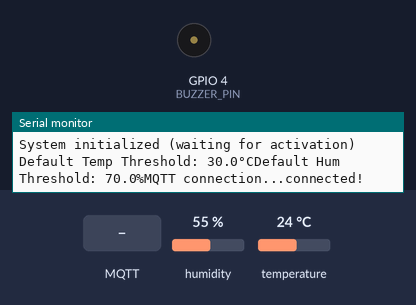
Simulated run of this program. Board: ESP32. Shown: buzzer (waves = sounding), the last lines printed to the serial monitor. Inputs (shaded band) come from the test bench; at power-on: humidity 55 %, temperature 24 °C. WiFi joins after 1.5 s; servers stay silent unless stated; no MQTT or app messages arrive unless stated.

Above: at 2.7 s.
2.8 s: MQTT message "TurnOFF" arrives on the first subscribed topic
4.3 s: MQTT message "status_request" arrives on the first subscribed topic
5.8 s: MQTT message "1" arrives on the first subscribed topic
7.3 s: humidity set to 69 %
8.8 s: humidity set to 72 %
At 9.7 s:
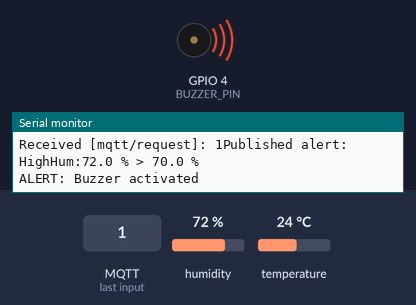
11.8 s: temperature set to 33 °C
Timing chart, 0 to 15.8 s (numbered marks = the images above; inputs shaded):
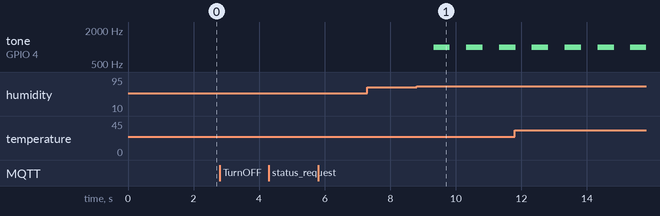

Measured:
- the behaviour switches between 70 and 71 % on humidity (found by bisection; images 0 and 1)
- after the input at 7.3 s, every drawn part: stays the same
- after the input at 8.8 s, tone on GPIO 4 (BUZZER_PIN): alternates 1000 Hz for 0.50 s and silent for 0.50 s, starting after 0.52 s

The program:

main.cpp
```cpp
#include <Arduino.h>
#include <WiFi.h>
#include <PubSubClient.h>
#include <DHTesp.h>
#include <ArduinoJson.h>

// Hardware pins
const int DHT_PIN = 15;
const int BUZZER_PIN = 4;

// Network credentials
const char* ssid = "Wokwi-GUEST";
const char* password = "";
const char* mqtt_server = "192.168.1.21";
const char* mqtt_username = "demo";
const char* mqtt_password = "azerty";

// MQTT Topics
const char* WEATHER_TOPIC = "arduino/Weather";
const char* STATUS_REQUEST_TOPIC = "mqtt/request";
const char* STATUS_RESPONSE_TOPIC = "mqtt/response";
const char* THRESHOLD_TOPIC = "arduino/Weather_threshold";
const char* ALERT_TOPIC = "arduino/weather_alerts";

// Global variables
DHTesp dht;
WiFiClient espClient;
PubSubClient client(espClient);

// Thresholds with safe defaults
float temp_threshold = 30.0;
float hum_threshold = 70.0;

// Buzzer control
unsigned long buzzerStartTime = 0;
const long buzzerDuration = 500;

// System control
bool systemActive = false;
unsigned long lastMsg = 0;

void setup_wifi(){
  delay(10);
  Serial.println();
  Serial.print("Connecting to ");
  Serial.println(ssid);

  WiFi.mode(WIFI_STA);
  WiFi.begin(ssid, password);

  while (WiFi.status() != WL_CONNECTED) {
    delay(500);
    Serial.print(".");
  }

  randomSeed(micros());

  Serial.println("");
  Serial.println("WiFi connected");
  Serial.println("IP address: ");
  Serial.println(WiFi.localIP());
}

// Replace existing buzzer functions with:
void activate_buzzer() {
  ledcSetup(0, 1000, 8);      // Channel 0, 1kHz, 8-bit resolution
  ledcAttachPin(BUZZER_PIN, 0);
  ledcWriteTone(0, 1000);     // 1kHz tone
  buzzerStartTime = millis();
  Serial.println("ALERT: Buzzer activated");
}

void check_buzzer() {
  if (buzzerStartTime != 0 && (millis() - buzzerStartTime) > buzzerDuration) {
    ledcWriteTone(0, 0);      // Stop tone
    ledcDetachPin(BUZZER_PIN);
    buzzerStartTime = 0;
    Serial.println("Buzzer deactivated");
  }
}

void handle_threshold(String payload) {
  if (payload.length() == 0) {
    Serial.println("Received empty threshold payload");
    return;
  }

  StaticJsonDocument<128> doc;
  DeserializationError error = deserializeJson(doc, payload);

  if (error) {
    Serial.print("Threshold JSON error: ");
    Serial.println(error.c_str());
    return;
  }

  if (doc["temp"].is<float>()) {
    temp_threshold = doc["temp"];
    Serial.printf("New temp threshold: %.1f°C", temp_threshold);
  }

  if (doc["hum"].is<float>()) {
    hum_threshold = doc["hum"];
    Serial.printf("New humidity threshold: %.1f%%", hum_threshold);
  }
}

void check_thresholds(float temp, float hum) {
  if (!systemActive) return;

  bool shouldAlert = false;
  String alertMessage = "";

  if (temp > temp_threshold) {
    alertMessage += "HighTemp:" + String(temp, 1) + " °C > " + String(temp_threshold, 1) + " °C";
    shouldAlert = true;
  }

  if (hum > hum_threshold) {
    alertMessage += "HighHum:" + String(hum, 1) + " % > " + String(hum_threshold, 1) + " %";
    shouldAlert = true;
  }

  if (shouldAlert) {
    client.publish(ALERT_TOPIC, alertMessage.c_str());
    Serial.println("Published alert: " + alertMessage);

    if (buzzerStartTime == 0) {
      activate_buzzer();
    }
  }
}

void callback(char* topic, byte* payload, unsigned int length) {
  String message;
  for (int i=0; i<length; i++) message += (char)payload[i];

  Serial.printf("Received [%s]: %s", topic, message.c_str());
  if (String(topic) == STATUS_REQUEST_TOPIC && message == "TurnOFF") {
    systemActive = false;
    Serial.println("System Deactivated ");
  }
  if (String(topic) == STATUS_REQUEST_TOPIC && message == "status_request") {
    systemActive = true;
    client.publish(STATUS_RESPONSE_TOPIC, "Board : ESP32 Status : Connected");
    Serial.println("System activated by status request");
  }
  else if (String(topic) == THRESHOLD_TOPIC) {
    handle_threshold(message);
  }

}

void reconnect() {
  while (!client.connected()) {
    Serial.print("MQTT connection...");
    if (client.connect("ESP32Client", mqtt_username, mqtt_password)) {
      Serial.println("connected!");
      client.subscribe(STATUS_REQUEST_TOPIC);
      client.subscribe(THRESHOLD_TOPIC);
    } else {
      Serial.print("failed, rc=");
      Serial.print(client.state());
      Serial.println(" retrying in 5s...");
      delay(5000);
    }
  }
}

void setup() {
  Serial.begin(115200);


  setup_wifi();
  client.setServer(mqtt_server, 1883);
  client.setCallback(callback);

  dht.setup(DHT_PIN, DHTesp::DHT22);

  Serial.println("System initialized (waiting for activation)");
  Serial.printf("Default Temp Threshold: %.1f°C", temp_threshold);
  Serial.printf("Default Hum Threshold: %.1f%%", hum_threshold);
}

void loop() {
  if (!client.connected()) {
    reconnect();
  }
  client.loop();
  check_buzzer();

  // Only run main logic if system is active
  if (systemActive) {
    unsigned long now = millis();
    if (now - lastMsg > 1000) {
      lastMsg = now;

      TempAndHumidity data = dht.getTempAndHumidity();
      if (isnan(data.temperature) || isnan(data.humidity)) {
        Serial.println("Sensor error!");
        return;
      }

      String weatherData = "Temperature: " + String(data.temperature, 1) + "°C, " +
                        "Temperature: " + String((data.temperature * 9/5) + 32, 1) + "°F, " +
                        "Humidity: " + String(data.humidity, 1) + "%";
      client.publish(WEATHER_TOPIC, weatherData.c_str());

      check_thresholds(data.temperature, data.humidity);
    }
  }
}
```
